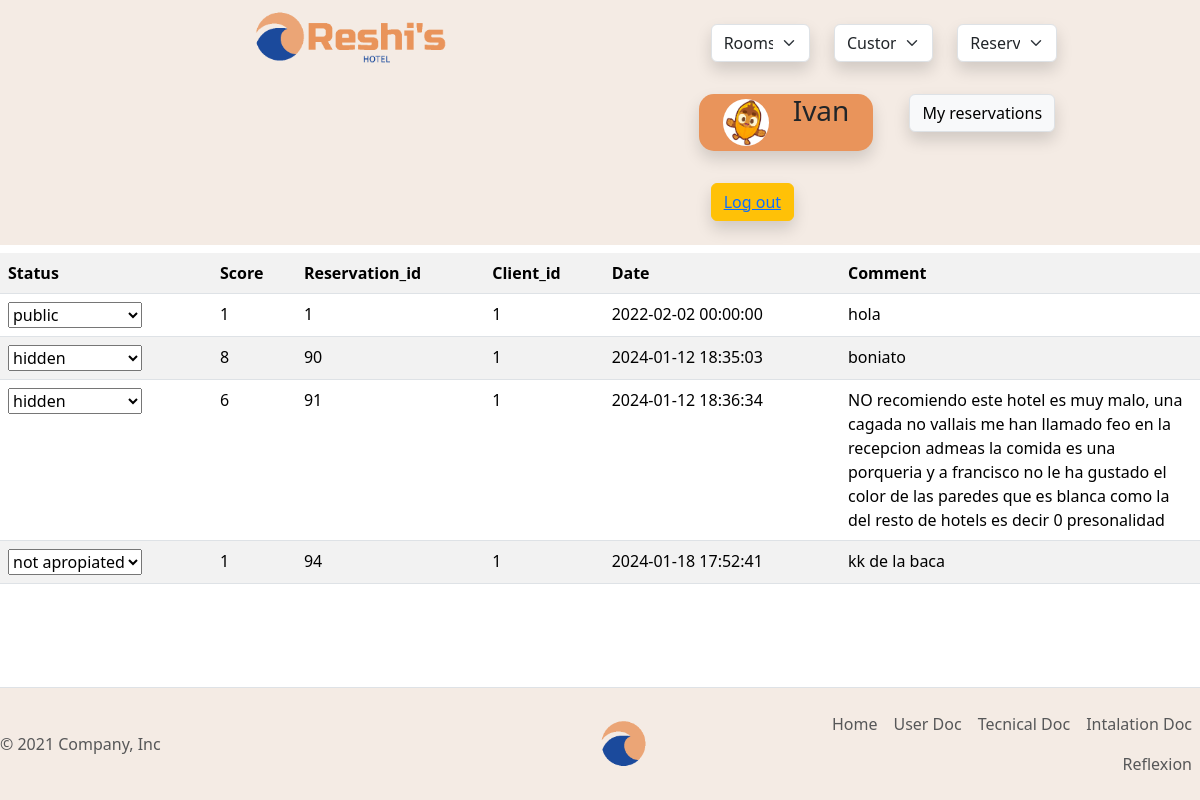
The app's page /db/reservations/db_review_select.php (signed in) with its own data.
### tables this page shows
CREATE TABLE `034_review` (
  `review_id` int(11) NOT NULL,
  `status` enum('public','hidden','not_apropiate') NOT NULL DEFAULT 'hidden',
  `client_id` int(11) NOT NULL,
  `reservation_id` int(11) NOT NULL,
  `inserted_on` datetime NOT NULL,
  `comment` varchar(500) NOT NULL,
  `score` int(11) NOT NULL
);

### db/reservations/db_review_select.php (the view, shortened to what this page needs)
<?php
include($_SERVER['DOCUMENT_ROOT'] . '/student034/dwes/header.php');
include($_SERVER['DOCUMENT_ROOT'] . '/student034/dwes/db/db_connection.php');
$sql = "SELECT * FROM 034_review";
$resultado = mysqli_query($conn, $sql);
$reviews = mysqli_fetch_all($resultado, MYSQLI_ASSOC);
?>
<table class="table my-2 table-striped">
  <tr>
    <td><strong>Status</strong></td>
    <td><strong>Score</strong></td>
    <td><strong>Reservation_id</strong></td>
    <td><strong>Client_id</strong></td>
    <td><strong>Date</strong></td>
    <td><strong>Comment</strong></td>
  </tr>
  <?php
  foreach ($reviews as $review) { ?>
    <tr>
      <td>
        <?php
        if ($review['status'] == 'hidden') {
        ?>
          <select name="<?php echo $review['review_id'] ?>" id="<?php echo $review['review_id'] ?>" onclick="updateReview(this.value,<?php print_r($review['reservation_id']) ?>)">
            <option value="2" selected>hidden</option>
          </select>
        <?php
        } else if ($review['status'] == 'public') {
        ?>
          <select name="<?php echo $review['review_id'] ?>" id="<?php echo $review['review_id'] ?>" onclick="updateReview(this.value,<?php print_r($review['reservation_id']) ?>)">
            <option value="1" selected>public</option>
          </select>
        <?php
        } else if ($review['status'] == 'not_apropiate') {
        ?>
          <select name="<?php echo $review['review_id'] ?>" id="<?php echo $review['review_id'] ?>" onclick="updateReview(this.value,<?php print_r($review['reservation_id']) ?>)">
            <option value="3" selected>not apropiated</option>
          </select>
        <?php
        }
        ?>
      </td>
      <td><?php print_r($review['score']) ?></td>
      <td><?php print_r($review['reservation_id']) ?></td>
      <td><?php print_r($review['client_id']) ?></td>
      <td><?php print_r($review['inserted_on']) ?></td>
      <td style="width: 30%;"><?php print_r($review['comment']) ?></td>
    </tr>
  <?php
  }
  ?>
</table>
<?php
include($_SERVER['DOCUMENT_ROOT'] . '/student034/dwes/footer.php');

### style.css (style rules this page uses)
body { background-image: url("./imagenes/hotel/paisaje.png"); backdrop-filter: blur(10px); display: flex; flex-direction: column; min-height: 100vh; }

### records on screen
034_review: review_id "public", value "1 1 1 2022-02-02 00:00:00 hola"
034_review: review_id "hidden", value "8 90 1 2024-01-12 18:35:03 boniato"
034_review: review_id "hidden", value "6 91 1 2024-01-12 18:36:34 NO recomiendo este hotel es muy malo, una cagada no vallais me han llamado feo en la recepcion admeas la comida es una porqueria y a francisco no le ha gustado el color de las paredes que es blanca como la del resto de hotels es decir 0 presonalidad"
034_review: review_id "not apropiated", value "1 94 1 2024-01-18 17:52:41 kk de la baca"

### other values on screen
$user "Ivan"
